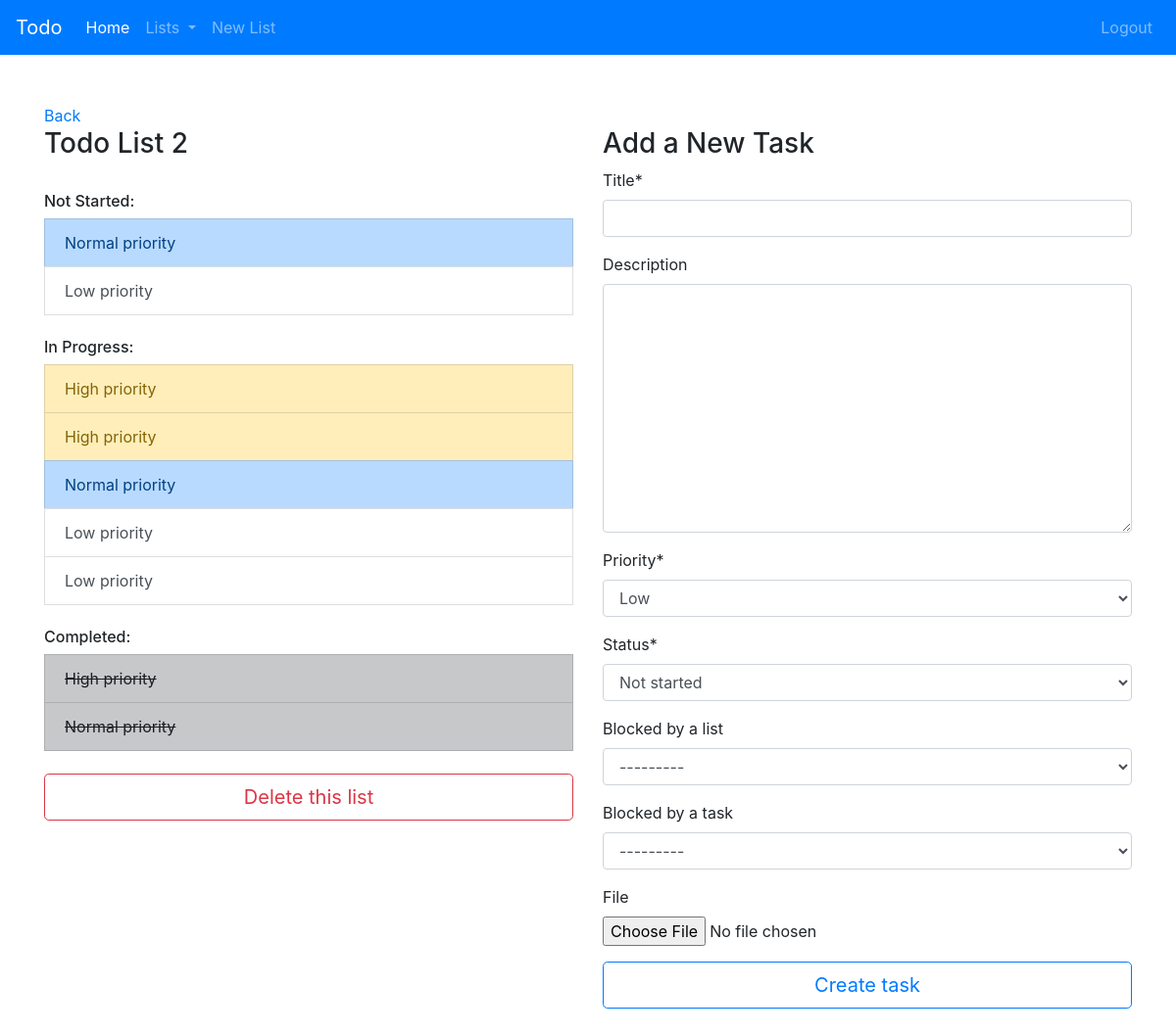
Page /list_id/17/ (signed in) on the committed database.
### todo/models.py (models this page shows, shortened)
class List(models.Model):
    user = User.objects.get(id=3)
    owner = models.ForeignKey(User, default=user.id, on_delete=models.CASCADE)
    title = models.CharField(max_length=255, blank=False, default='')
    timestamp = models.DateTimeField(auto_now=True)
    def __str__(self):
        return self.title.capitalize()

class Task(models.Model):
    priority_levels_choices = (
        ('A', 'Low'),
        ('B', 'Normal'),
        ('C', 'High'),
        ('D', 'Very high'),
    )
    status_choices = (
        ('A', 'Not started'),
        ('B', 'In progress'),
        ('C', 'Completed'),
    )
    title = models.CharField(max_length=255, blank=False)
    owner = models.ForeignKey(User, on_delete=models.CASCADE)
    description = models.TextField(blank=True)
    timestamp = models.DateTimeField(auto_now=True)
    priority = models.CharField(max_length=1000, choices=priority_levels_choices, default='Normal')
    status = models.CharField(max_length=1000, choices=status_choices, default='Not started')
    list = models.ForeignKey(List, on_delete=models.CASCADE, blank=False, related_name='tasks')
    blocked_by_a_task = models.ForeignKey('self', blank=True, null=True, on_delete=models.SET_NULL)
    blocked_by_a_list = models.ForeignKey(List, blank=True, null=True, on_delete=models.SET_NULL)
    file = models.FileField(blank=True, upload_to='task')
    def __str__(self):
        return self.title.capitalize()

### todo/views.py (the view)
# urls.py: path('list_id/<int:list_id>/', list_view, name='list-details'),
@login_required
def list_view(request, list_id):
    if request.method == 'POST':
        for key in request.POST:
            if 'delete-list' == key:
                delete_list(request, list_id)
                return redirect('home')
            else:
                form = CreateTask(request.user, request.POST, request.FILES)
                if form.is_valid():
                    data = form.save(commit=False)
                    data.list = List.objects.get(id=list_id)
                    data.owner = request.user
                    data.save()
                    return redirect('list-details', list_id=list_id)
    else:
        form = CreateTask(request.user)
    t_list = List.objects.get(id=list_id)
    if t_list.owner == request.user:
        user = User.objects.get(id=request.user.id)
        list = user.list_set.prefetch_related('tasks').get(id=list_id)
    else:
        messages.warning(request, "You don't have access to this list!")
        return redirect('home')
    context = {
        'list': list,
        'form': form,
    }
    return render(request, 'todo/list-details.html', context)

### todo/forms.py
class CreateTask(forms.ModelForm):
    def __init__(self, user, *args, **kwargs):
        super(CreateTask, self).__init__(*args, **kwargs)
        self.fields['blocked_by_a_list'].queryset = List.objects.filter(owner=user)
        self.fields['blocked_by_a_task'].queryset = Task.objects.filter(owner=user)
    class Meta:
        model = Task
        fields = [
            'title',
            'description',
            'priority',
            'status',
            'blocked_by_a_list',
            'blocked_by_a_task',
            'file',
        ]
        widgets = {
            'list': forms.HiddenInput(),
        }

### todo/context_processor.py (called while the page is built)
def nav_list(request):
    user = request.user
    if not user.is_anonymous:
        lists = user.list_set.all()
    else:
        lists = List.objects.all()
    return {
        'lists': lists
    }

### todo/templatetags/filter.py (called while the page is built)
@register.filter_function
def order_by(queryset, args):
    args = [x.strip() for x in args.split(',')]
    return queryset.order_by(*args)

### todo/templates/todo/list-details.html (shortened to what this page needs)
{% extends 'base.html' %}
{% load crispy_forms_tags %}
{% block body %}
<a href={% url 'home' %}>Back</a>
<div class="row">
    <div class="col" style="min-width: 250px">
        <h3>{{ list.title|title }}</h3>
            {% if list.tasks.all %}
                {% for task in list.tasks.all|dictsortreversed:'priority'|dictsort:'status' %}
                    {% if task.status == 'A' %}
                        {% ifchanged %}
                        <br>
                            <h6>Not Started: </h6>
                        {% endifchanged %}
                            {% if task.priority == 'D' %}
                                <a class="list-group-item list-group-item-action list-group-item-danger" href={% url 'task-details' task.id %}>{{ task.title|capfirst }}</a>
                            {% elif task.priority == 'C' %}
                                <a class="list-group-item list-group-item-action list-group-item-warning" href={% url 'task-details' task.id %}>{{ task.title|capfirst }}</a>
                            {% elif task.priority == 'B' %}
                                <a class="list-group-item list-group-item-action list-group-item-primary" href={% url 'task-details' task.id %}>{{ task.title|capfirst }}</a>
                            {% else %}
                                <a class="list-group-item list-group-item-action" href={% url 'task-details' task.id %}>{{ task.title|capfirst }}</a>
                            {% endif %}
                    {% elif task.status == 'B' %}
                        {% ifchanged %}
                        <br>
                            <h6>In Progress: </h6>
                        {% endifchanged %}
                        {% if task.priority == 'D' %}
                            <a class="list-group-item list-group-item-action list-group-item-danger" href={% url 'task-details' task.id %}>{{ task.title|capfirst }}</a>
                        {% elif task.priority == 'C' %}
                            <a class="list-group-item list-group-item-action list-group-item-warning" href={% url 'task-details' task.id %}>{{ task.title|capfirst }}</a>
                        {% elif task.priority == 'B' %}
                            <a class="list-group-item list-group-item-action list-group-item-primary" href={% url 'task-details' task.id %}>{{ task.title|capfirst }}</a>
                        {% else %}
                            <a class="list-group-item list-group-item-action" href={% url 'task-details' task.id %}>{{ task.title|capfirst }}</a>
                        {% endif %}
                    {% else %}
                        {% ifchanged %}
                        <br>
                            <h6>Completed: </h6>
                        {% endifchanged %}
                        <a class="list-group-item list-group-item-action list-group-item-dark" href={% url 'task-details' task.id %}><del>{{ task.title|capfirst }}</del></a>
                    {% endif %}
                {% endfor %}
        {% else %}
            <p>This list is empty :'(</p>
        {% endif %}
        <br>
    <button type="button" class="btn btn-outline-danger btn-lg btn-block" data-toggle="modal" data-target="#exampleModal" name="button">Delete this list</button>
    </div>
    <div class="col">
    <div class="form-group">
        <h3>Add a New Task</h3>
        <form class="form-group" enctype="multipart/form-data" action={% url 'list-details' list.id %} method="post">
            {{ form|crispy }}
            <input class="btn btn-outline-primary btn-lg btn-block" type="submit" name='create-task' value="Create task">
        </form>
    </div>
  </div>
</div>
{% endblock %}

### templates/base.html (shortened to what this page needs)
{% load filter %}
<!DOCTYPE html>
<html lang="en">
    <head>
        <link rel="stylesheet" href="https://stackpath.bootstrapcdn.com/bootstrap/4.2.1/css/bootstrap.min.css">
    </head>
<nav class="navbar navbar-expand-lg navbar-dark bg-primary">
<a class="navbar-brand" href="{% url 'home' %}">Todo</a>
              <div class="collapse navbar-collapse" id="navbarNavDropdown">
                <ul class="navbar-nav">
                  <li class="nav-item active">
                    <a class="nav-link" href={% url 'home' %}>Home <span class="sr-only">(current)</span></a>
                  </li>
                  {% if user.is_authenticated %}
                  <li class="nav-item dropdown">
                    <a class="nav-link dropdown-toggle" href="#" id="navbarDropdownMenuLink" data-toggle="dropdown" aria-haspopup="true" aria-expanded="false">
                      Lists
                  </a>
                  </li>
                  <li class="nav-item">
                    <a class="nav-link" href={% url 'create-list' %}>New List</a>
                  </li>
                  {% endif %}
                </ul>
               </div>
               <div class="navbar-nav">
                   {% if user.is_authenticated %}
                        <a class="nav-item nav-link" href="{% url 'logout' %}">Logout</a>
                   {% else %}
                       <a class="nav-item nav-link" href="{% url 'login' %}">Login</a>
                       <a class="nav-item nav-link" href="{% url 'register' %}">Register</a>
                   {% endif %}
               </div>
            </nav>
        <body>
        <div class="container" style="margin-top: 50px">
            {% block body %}
            {% endblock %}
        </div>
        </body>
    </html>

### rows in the picture
List: title "Todo List 2"
Task: title "Normal priority"
Task: title "Low priority"
Task: title "High priority"
Task: title "High priority"
Task: title "Normal priority"
Task: title "Low priority"
Task: title "Low priority"
Task: title "High priority"
Task: title "Normal priority"
Task: priority "Low", status "Not started", blocked_by_a_list "---------", blocked_by_a_task "---------"
